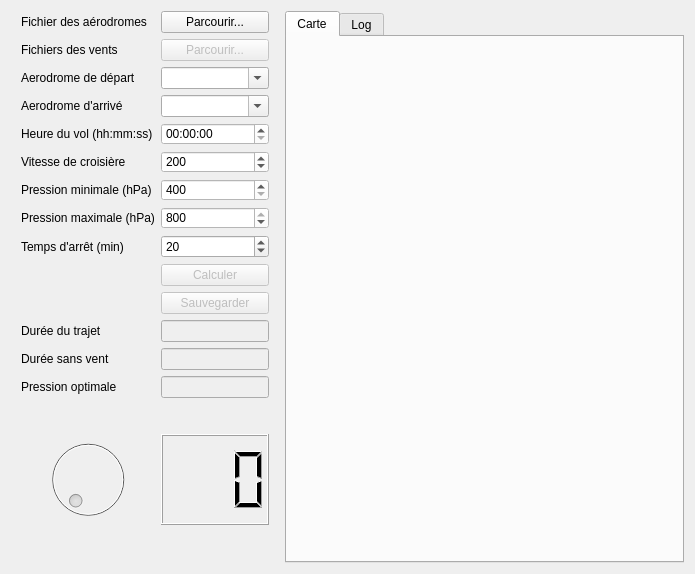
<?xml version="1.0" encoding="UTF-8"?>
<ui version="4.0">
 <class>Interface</class>
 <widget class="QWidget" name="Interface">
  <property name="enabled">
   <bool>true</bool>
  </property>
  <property name="geometry">
   <rect>
    <x>0</x>
    <y>0</y>
    <width>695</width>
    <height>574</height>
   </rect>
  </property>
  <property name="sizePolicy">
   <sizepolicy hsizetype="Preferred" vsizetype="Preferred">
    <horstretch>0</horstretch>
    <verstretch>0</verstretch>
   </sizepolicy>
  </property>
  <property name="minimumSize">
   <size>
    <width>0</width>
    <height>0</height>
   </size>
  </property>
  <property name="contextMenuPolicy">
   <enum>Qt::DefaultContextMenu</enum>
  </property>
  <property name="windowTitle">
   <string>IHM de recherche de trajectoire optimale</string>
  </property>
  <property name="windowOpacity">
   <double>1.000000000000000</double>
  </property>
  <property name="autoFillBackground">
   <bool>false</bool>
  </property>
  <property name="styleSheet">
   <string notr="true"/>
  </property>
  <layout class="QGridLayout" name="gridLayout">
   <item row="0" column="0" rowspan="2">
    <layout class="QVBoxLayout" name="verticalLayout">
     <property name="sizeConstraint">
      <enum>QLayout::SetDefaultConstraint</enum>
     </property>
     <property name="leftMargin">
      <number>10</number>
     </property>
     <property name="topMargin">
      <number>0</number>
     </property>
     <property name="rightMargin">
      <number>10</number>
     </property>
     <property name="bottomMargin">
      <number>10</number>
     </property>
     <item>
      <layout class="QGridLayout" name="gridLayout_3">
       <property name="rightMargin">
        <number>0</number>
       </property>
       <property name="bottomMargin">
        <number>0</number>
       </property>
       <item row="1" column="0">
        <widget class="QLabel" name="label_10">
         <property name="text">
          <string>Fichier des aérodromes</string>
         </property>
        </widget>
       </item>
       <item row="2" column="1">
        <widget class="QPushButton" name="pushButton_v">
         <property name="enabled">
          <bool>false</bool>
         </property>
         <property name="sizePolicy">
          <sizepolicy hsizetype="Preferred" vsizetype="Preferred">
           <horstretch>0</horstretch>
           <verstretch>0</verstretch>
          </sizepolicy>
         </property>
         <property name="maximumSize">
          <size>
           <width>16777215</width>
           <height>16777215</height>
          </size>
         </property>
         <property name="text">
          <string>Parcourir...</string>
         </property>
        </widget>
       </item>
       <item row="2" column="0">
        <widget class="QLabel" name="label_11">
         <property name="text">
          <string>Fichiers des vents</string>
         </property>
        </widget>
       </item>
       <item row="1" column="1">
        <widget class="QPushButton" name="pushButton_a">
         <property name="enabled">
          <bool>true</bool>
         </property>
         <property name="sizePolicy">
          <sizepolicy hsizetype="Preferred" vsizetype="Preferred">
           <horstretch>0</horstretch>
           <verstretch>0</verstretch>
          </sizepolicy>
         </property>
         <property name="maximumSize">
          <size>
           <width>16777215</width>
           <height>16777215</height>
          </size>
         </property>
         <property name="text">
          <string>Parcourir...</string>
         </property>
        </widget>
       </item>
       <item row="3" column="0">
        <widget class="QLabel" name="label_12">
         <property name="styleSheet">
          <string notr="true"/>
         </property>
         <property name="text">
          <string>Aerodrome de départ</string>
         </property>
         <property name="wordWrap">
          <bool>false</bool>
         </property>
        </widget>
       </item>
       <item row="4" column="0">
        <widget class="QLabel" name="label_13">
         <property name="styleSheet">
          <string notr="true"/>
         </property>
         <property name="text">
          <string>Aerodrome d'arrivé</string>
         </property>
        </widget>
       </item>
       <item row="5" column="0">
        <widget class="QLabel" name="label_14">
         <property name="styleSheet">
          <string notr="true"/>
         </property>
         <property name="text">
          <string>Heure du vol (hh:mm:ss)</string>
         </property>
        </widget>
       </item>
       <item row="6" column="0">
        <widget class="QLabel" name="label_15">
         <property name="styleSheet">
          <string notr="true"/>
         </property>
         <property name="text">
          <string>Vitesse de croisière</string>
         </property>
        </widget>
       </item>
       <item row="7" column="0">
        <widget class="QLabel" name="label_16">
         <property name="styleSheet">
          <string notr="true"/>
         </property>
         <property name="text">
          <string>Pression minimale (hPa)</string>
         </property>
        </widget>
       </item>
       <item row="8" column="0">
        <widget class="QLabel" name="label_17">
         <property name="styleSheet">
          <string notr="true"/>
         </property>
         <property name="text">
          <string>Pression maximale (hPa)</string>
         </property>
        </widget>
       </item>
       <item row="9" column="0">
        <widget class="QLabel" name="label_18">
         <property name="styleSheet">
          <string notr="true"/>
         </property>
         <property name="text">
          <string>Temps d'arrêt (min)</string>
         </property>
        </widget>
       </item>
       <item row="3" column="1">
        <widget class="QComboBox" name="comboBox_depart">
         <property name="sizePolicy">
          <sizepolicy hsizetype="Preferred" vsizetype="Preferred">
           <horstretch>0</horstretch>
           <verstretch>0</verstretch>
          </sizepolicy>
         </property>
         <property name="minimumSize">
          <size>
           <width>0</width>
           <height>0</height>
          </size>
         </property>
         <property name="maximumSize">
          <size>
           <width>16777215</width>
           <height>16777215</height>
          </size>
         </property>
         <property name="editable">
          <bool>true</bool>
         </property>
        </widget>
       </item>
       <item row="5" column="1">
        <widget class="QTimeEdit" name="timeEdit">
         <property name="sizePolicy">
          <sizepolicy hsizetype="Preferred" vsizetype="Preferred">
           <horstretch>0</horstretch>
           <verstretch>0</verstretch>
          </sizepolicy>
         </property>
         <property name="minimumSize">
          <size>
           <width>0</width>
           <height>0</height>
          </size>
         </property>
         <property name="maximumSize">
          <size>
           <width>16777215</width>
           <height>16777215</height>
          </size>
         </property>
         <property name="styleSheet">
          <string notr="true">background-color: rgb(255, 255, 255)</string>
         </property>
         <property name="displayFormat">
          <string>HH:mm:ss</string>
         </property>
        </widget>
       </item>
       <item row="4" column="1">
        <widget class="QComboBox" name="comboBox_arrive">
         <property name="sizePolicy">
          <sizepolicy hsizetype="Preferred" vsizetype="Preferred">
           <horstretch>0</horstretch>
           <verstretch>0</verstretch>
          </sizepolicy>
         </property>
         <property name="minimumSize">
          <size>
           <width>0</width>
           <height>0</height>
          </size>
         </property>
         <property name="maximumSize">
          <size>
           <width>16777215</width>
           <height>16777215</height>
          </size>
         </property>
         <property name="editable">
          <bool>true</bool>
         </property>
        </widget>
       </item>
       <item row="6" column="1">
        <widget class="QSpinBox" name="spinBox_vitesse">
         <property name="sizePolicy">
          <sizepolicy hsizetype="Preferred" vsizetype="Preferred">
           <horstretch>0</horstretch>
           <verstretch>0</verstretch>
          </sizepolicy>
         </property>
         <property name="minimumSize">
          <size>
           <width>0</width>
           <height>0</height>
          </size>
         </property>
         <property name="maximumSize">
          <size>
           <width>16777215</width>
           <height>16777215</height>
          </size>
         </property>
         <property name="styleSheet">
          <string notr="true">background-color: rgb(255, 255, 255);</string>
         </property>
         <property name="maximum">
          <number>400</number>
         </property>
         <property name="value">
          <number>200</number>
         </property>
        </widget>
       </item>
       <item row="8" column="1">
        <widget class="QSpinBox" name="spinBox_pression_sup">
         <property name="sizePolicy">
          <sizepolicy hsizetype="Preferred" vsizetype="Preferred">
           <horstretch>0</horstretch>
           <verstretch>0</verstretch>
          </sizepolicy>
         </property>
         <property name="minimumSize">
          <size>
           <width>0</width>
           <height>0</height>
          </size>
         </property>
         <property name="maximumSize">
          <size>
           <width>16777215</width>
           <height>16777215</height>
          </size>
         </property>
         <property name="styleSheet">
          <string notr="true">background-color: rgb(255, 255, 255);</string>
         </property>
         <property name="minimum">
          <number>400</number>
         </property>
         <property name="maximum">
          <number>800</number>
         </property>
         <property name="singleStep">
          <number>100</number>
         </property>
         <property name="value">
          <number>800</number>
         </property>
        </widget>
       </item>
       <item row="7" column="1">
        <widget class="QSpinBox" name="spinBox_pression_inf">
         <property name="sizePolicy">
          <sizepolicy hsizetype="Preferred" vsizetype="Preferred">
           <horstretch>0</horstretch>
           <verstretch>0</verstretch>
          </sizepolicy>
         </property>
         <property name="minimumSize">
          <size>
           <width>0</width>
           <height>0</height>
          </size>
         </property>
         <property name="maximumSize">
          <size>
           <width>16777215</width>
           <height>16777215</height>
          </size>
         </property>
         <property name="styleSheet">
          <string notr="true">background-color: rgb(255, 255, 255);</string>
         </property>
         <property name="minimum">
          <number>400</number>
         </property>
         <property name="maximum">
          <number>800</number>
         </property>
         <property name="singleStep">
          <number>100</number>
         </property>
        </widget>
       </item>
       <item row="9" column="1">
        <widget class="QSpinBox" name="spinBox_tempsdarret">
         <property name="sizePolicy">
          <sizepolicy hsizetype="Preferred" vsizetype="Preferred">
           <horstretch>0</horstretch>
           <verstretch>0</verstretch>
          </sizepolicy>
         </property>
         <property name="minimumSize">
          <size>
           <width>0</width>
           <height>0</height>
          </size>
         </property>
         <property name="maximumSize">
          <size>
           <width>16777215</width>
           <height>16777215</height>
          </size>
         </property>
         <property name="styleSheet">
          <string notr="true"/>
         </property>
         <property name="maximum">
          <number>600</number>
         </property>
         <property name="value">
          <number>20</number>
         </property>
        </widget>
       </item>
       <item row="15" column="1">
        <spacer name="verticalSpacer_2">
         <property name="orientation">
          <enum>Qt::Vertical</enum>
         </property>
         <property name="sizeHint" stdset="0">
          <size>
           <width>20</width>
           <height>40</height>
          </size>
         </property>
        </spacer>
       </item>
       <item row="16" column="0">
        <widget class="QDial" name="dial">
         <property name="enabled">
          <bool>false</bool>
         </property>
         <property name="minimum">
          <number>400</number>
         </property>
         <property name="maximum">
          <number>800</number>
         </property>
         <property name="singleStep">
          <number>100</number>
         </property>
        </widget>
       </item>
       <item row="12" column="0">
        <widget class="QLabel" name="label">
         <property name="text">
          <string>Durée du trajet</string>
         </property>
        </widget>
       </item>
       <item row="14" column="0">
        <widget class="QLabel" name="label_2">
         <property name="text">
          <string>Pression optimale</string>
         </property>
        </widget>
       </item>
       <item row="13" column="0">
        <widget class="QLabel" name="label_3">
         <property name="text">
          <string>Durée sans vent</string>
         </property>
        </widget>
       </item>
       <item row="16" column="1">
        <widget class="QLCDNumber" name="lcdNumber_pression">
         <property name="sizePolicy">
          <sizepolicy hsizetype="Preferred" vsizetype="Preferred">
           <horstretch>0</horstretch>
           <verstretch>0</verstretch>
          </sizepolicy>
         </property>
         <property name="minimumSize">
          <size>
           <width>0</width>
           <height>30</height>
          </size>
         </property>
         <property name="maximumSize">
          <size>
           <width>16777215</width>
           <height>16777215</height>
          </size>
         </property>
         <property name="font">
          <font>
           <weight>50</weight>
           <bold>false</bold>
          </font>
         </property>
         <property name="styleSheet">
          <string notr="true"/>
         </property>
         <property name="digitCount">
          <number>3</number>
         </property>
        </widget>
       </item>
       <item row="11" column="1">
        <widget class="QPushButton" name="pushButton_save">
         <property name="enabled">
          <bool>false</bool>
         </property>
         <property name="sizePolicy">
          <sizepolicy hsizetype="Preferred" vsizetype="Preferred">
           <horstretch>0</horstretch>
           <verstretch>0</verstretch>
          </sizepolicy>
         </property>
         <property name="maximumSize">
          <size>
           <width>16777215</width>
           <height>16777215</height>
          </size>
         </property>
         <property name="text">
          <string>Sauvegarder</string>
         </property>
        </widget>
       </item>
       <item row="10" column="1">
        <widget class="QPushButton" name="pushButton_calculer">
         <property name="enabled">
          <bool>false</bool>
         </property>
         <property name="sizePolicy">
          <sizepolicy hsizetype="Preferred" vsizetype="Preferred">
           <horstretch>0</horstretch>
           <verstretch>0</verstretch>
          </sizepolicy>
         </property>
         <property name="maximumSize">
          <size>
           <width>16777215</width>
           <height>16777215</height>
          </size>
         </property>
         <property name="layoutDirection">
          <enum>Qt::LeftToRight</enum>
         </property>
         <property name="autoFillBackground">
          <bool>false</bool>
         </property>
         <property name="styleSheet">
          <string notr="true"/>
         </property>
         <property name="text">
          <string>Calculer</string>
         </property>
         <property name="autoDefault">
          <bool>false</bool>
         </property>
         <property name="default">
          <bool>false</bool>
         </property>
         <property name="flat">
          <bool>false</bool>
         </property>
        </widget>
       </item>
       <item row="12" column="1">
        <widget class="QLineEdit" name="lineEdit_1">
         <property name="enabled">
          <bool>false</bool>
         </property>
         <property name="sizePolicy">
          <sizepolicy hsizetype="Preferred" vsizetype="Fixed">
           <horstretch>0</horstretch>
           <verstretch>0</verstretch>
          </sizepolicy>
         </property>
        </widget>
       </item>
       <item row="13" column="1">
        <widget class="QLineEdit" name="lineEdit_2">
         <property name="enabled">
          <bool>false</bool>
         </property>
         <property name="sizePolicy">
          <sizepolicy hsizetype="Preferred" vsizetype="Fixed">
           <horstretch>0</horstretch>
           <verstretch>0</verstretch>
          </sizepolicy>
         </property>
        </widget>
       </item>
       <item row="14" column="1">
        <widget class="QLineEdit" name="lineEdit_3">
         <property name="enabled">
          <bool>false</bool>
         </property>
         <property name="sizePolicy">
          <sizepolicy hsizetype="Preferred" vsizetype="Fixed">
           <horstretch>0</horstretch>
           <verstretch>0</verstretch>
          </sizepolicy>
         </property>
        </widget>
       </item>
      </layout>
     </item>
     <item>
      <spacer name="verticalSpacer">
       <property name="orientation">
        <enum>Qt::Vertical</enum>
       </property>
       <property name="sizeHint" stdset="0">
        <size>
         <width>20</width>
         <height>40</height>
        </size>
       </property>
      </spacer>
     </item>
    </layout>
   </item>
   <item row="0" column="1" rowspan="3">
    <layout class="QVBoxLayout" name="verticalLayout_radar">
     <property name="sizeConstraint">
      <enum>QLayout::SetDefaultConstraint</enum>
     </property>
     <property name="leftMargin">
      <number>0</number>
     </property>
     <property name="topMargin">
      <number>0</number>
     </property>
     <property name="rightMargin">
      <number>0</number>
     </property>
     <property name="bottomMargin">
      <number>0</number>
     </property>
     <item>
      <widget class="QTabWidget" name="tabWidget">
       <property name="currentIndex">
        <number>0</number>
       </property>
       <widget class="QWidget" name="carte">
        <attribute name="title">
         <string>Carte</string>
        </attribute>
       </widget>
       <widget class="QWidget" name="log">
        <attribute name="title">
         <string>Log</string>
        </attribute>
       </widget>
      </widget>
     </item>
    </layout>
   </item>
   <item row="2" column="0">
    <widget class="QListWidget" name="listWidget">
     <property name="sizePolicy">
      <sizepolicy hsizetype="Maximum" vsizetype="Expanding">
       <horstretch>0</horstretch>
       <verstretch>0</verstretch>
      </sizepolicy>
     </property>
     <property name="maximumSize">
      <size>
       <width>16777215</width>
       <height>0</height>
      </size>
     </property>
    </widget>
   </item>
  </layout>
 </widget>
 <resources/>
 <connections>
  <connection>
   <sender>dial</sender>
   <signal>valueChanged(int)</signal>
   <receiver>lcdNumber_pression</receiver>
   <slot>display(int)</slot>
   <hints>
    <hint type="sourcelabel">
     <x>168</x>
     <y>430</y>
    </hint>
    <hint type="destinationlabel">
     <x>233</x>
     <y>429</y>
    </hint>
   </hints>
  </connection>
 </connections>
</ui>
